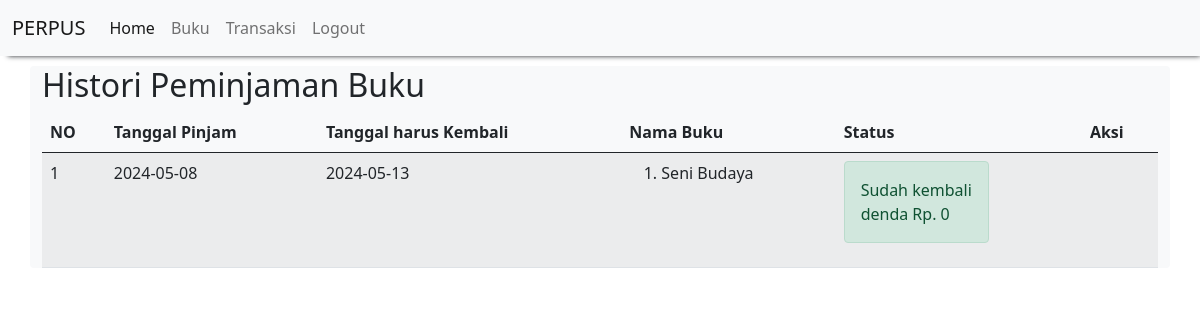
/materi/histori_peminjaman.php (signed in), run on the app's committed database.
### tables this page shows
CREATE TABLE `peminjaman_buku` (
  `id_peminjaman` int(11) NOT NULL,
  `id_siswa` int(11) NOT NULL,
  `tanggal_pinjam` date NOT NULL,
  `tanggal_kembali` date NOT NULL
);

CREATE TABLE `detail_peminjaman_buku` (
  `id_peminjaman_buku` int(11) NOT NULL,
  `id_buku` int(11) NOT NULL,
  `qty` int(11) NOT NULL
);

CREATE TABLE `buku` (
  `id` int(11) NOT NULL,
  `nama` varchar(255) NOT NULL,
  `img_url` text NOT NULL,
  `deskripsi` text NOT NULL,
  `kuantitas` int(11) NOT NULL,
  `pinjam` int(11) NOT NULL
);

CREATE TABLE `pengembalian_buku` (
  `id_peminjaman_buku` int(11) NOT NULL,
  `tanggal_pengembalian` date NOT NULL,
  `denda` int(255) NOT NULL
);

### materi/histori_peminjaman.php (the view)
<?php
    include "header.php";
?>
<h2>Histori Peminjaman Buku</h2>
<table class="table table-hover table-striped">
    <thead>
        <th>NO</th><th>Tanggal Pinjam</th><th>Tanggal harus Kembali</th><th>Nama Buku</th><th>Status</th><th>Aksi</th>
    </thead>
    <tbody>
        <?php
        include "koneksi.php";
        $qry_histori=mysqli_query($con,"select * from peminjaman_buku order by id_peminjaman desc");
        $no=0;
        while($dt_histori=mysqli_fetch_array($qry_histori)){
            $no++;
            $buku_dipinjam="<ol>";
            $qry_buku = mysqli_query($con, "SELECT * FROM detail_peminjaman_buku
                                JOIN buku ON buku.id = detail_peminjaman_buku.id_buku
                                WHERE id_peminjaman_buku = '" . $dt_histori['id_peminjaman'] . "'");
            while($dt_buku=mysqli_fetch_array($qry_buku)){
                $buku_dipinjam.="<li>".$dt_buku['nama']."</li>";
            }
            $buku_dipinjam.="</ol>";
            $qry_cek_kembali=mysqli_query($con,"select * from pengembalian_buku where id_peminjaman_buku = '".$dt_histori['id_peminjaman']."'");
            if(mysqli_num_rows($qry_cek_kembali)>0){
                $dt_kembali=mysqli_fetch_array($qry_cek_kembali);
                $denda="denda Rp. ".$dt_kembali['denda'];
                $status_kembali="<label class='alert alert-success'>Sudah kembali <br>".$denda."</label>";
                $button_kembali="";
            } else {
                $status_kembali="<label class='alert alert-danger'>Belum kembali</label>";
                $button_kembali="<a href='kembali.php?id=".$dt_histori['id_peminjaman']."' class='btn btn-warning' onclick='return confirm(\"hello\")'>Kembalikan</a>";
            }
        ?>
            <tr>
                <td><?=$no?></td><td><?=$dt_histori['tanggal_pinjam']?></td><td><?=$dt_histori['tanggal_kembali']?></td><td><?=$buku_dipinjam?></td><td><?=$status_kembali?></td><td><?=$button_kembali?></td>
            </tr>
        <?php
        }
        ?>
    </tbody>
</table>
<?php
    include "footer.php";
?>

### data on the page
peminjaman_buku: tanggal_pinjam "2024-05-08", tanggal_kembali "2024-05-13", pengembalian_buku.denda "denda Rp. 0"
detail_peminjaman_buku: id_buku.nama "Seni Budaya"
